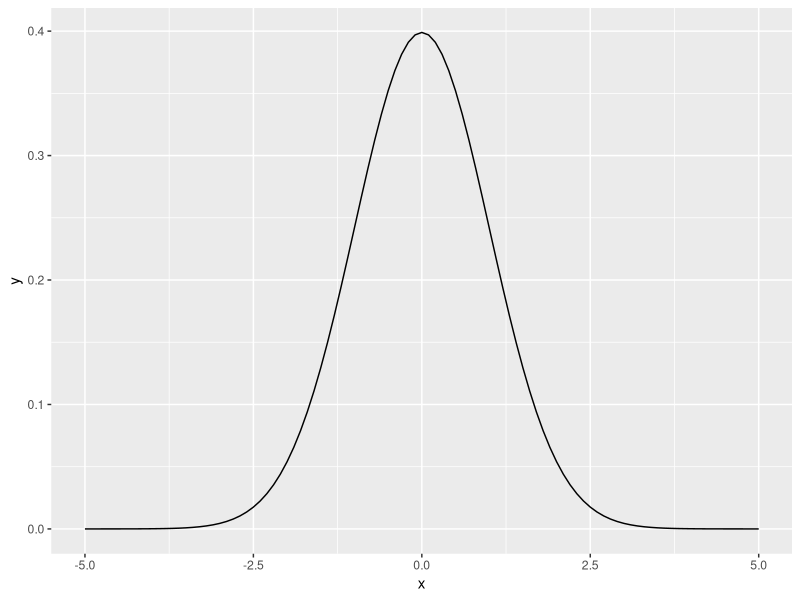
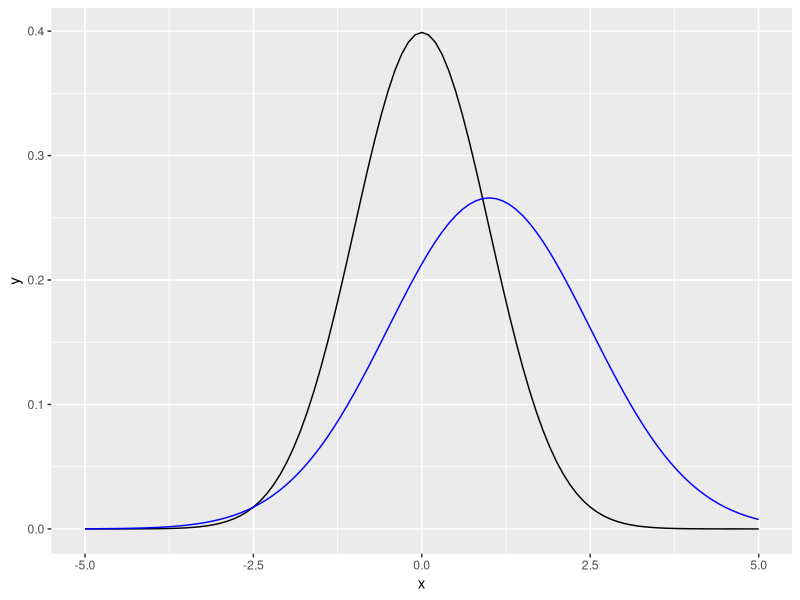
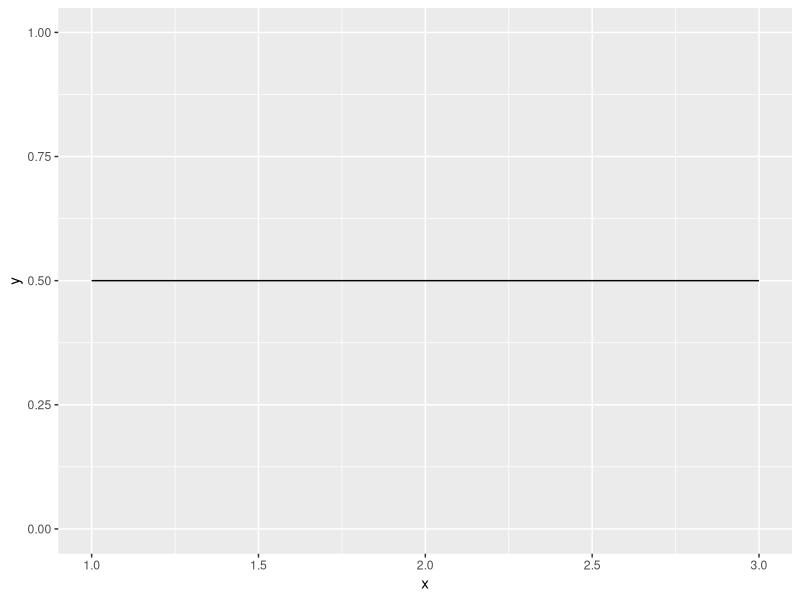

R code for these plots, in order: (Note: this script raises an error after producing the figures.)
## ---- chunk 1
x <- seq(-5, 5, length = 101)
y <- dnorm(x, mean = 0, sd = 1)
df <- data.frame(x, y)

library(ggplot2)
( p <- ggplot(df, mapping = aes(x = x, y = y)) +
         geom_line() )
## ---- chunk 2
pnorm(q = 84, mean = 72, sd = 15.2, 
      lower.tail = FALSE)
## ---- chunk 3
y <- dnorm(x, mean = 1, sd = 1.5)
df2 <- data.frame(x, y)
p + geom_line(data = df2, 
              mapping = aes(x = x, y = y), color = "blue")
## ---- chunk 4
runif(n = 10, min = 1, max = 3)
## ---- chunk 5
x <- seq(1, 3, length = 101)
y <- dunif(x, min = 1, max = 3)
df <- data.frame(x, y)
ggplot(data = df, mapping = aes(x = x, y = y)) +
  geom_line() +
  scale_y_continuous(limits = c(0, 1))
## ---- chunk 6
rpois(n = 100, lambda = 1.7)
## ---- chunk 7
lambda <- rgamma(n = 100, shape = 3.5, scale = .5)
rpois(n = 100, lambda = lambda)
## ---- chunk 8
d <- data.frame(toss = c("w", "l", "w", "w", "w", "l", "w", "l", "w"))
## ---- chunk 9
( d <- d |> 
 dplyr::mutate(n_trials  = 1:9,
               n_success = cumsum(toss == "w")) )
## ---- chunk 10
sequence_length <- 50   # how many points to calculate probability for

d |> 
  tidyr::expand(n_trials, 
         p_water = seq(from = 0, to = 1, length.out = sequence_length)) |> 
  dplyr::left_join(d, by = "n_trials") |>
  dplyr::group_by(p_water) |> 
  # lag is the *previous* value
  dplyr::mutate(lagged_n_success = dplyr::lag(n_success, k = 1), 
                lagged_n_trials  = dplyr::lag(n_trials,  k = 1)) |> 
  # if first time, flat prior. 
  # otherwise use previous posterior as new prior.
  dplyr::ungroup() |> 
  dplyr::mutate(prior = ifelse(n_trials == 1, 
                               .5,
                               dbinom(x = lagged_n_success, 
                               size = lagged_n_trials, 
                               prob = p_water)),
         strip = stringr::str_c("n = ", n_trials), # which draw is it?
         likelihood = dbinom(x = n_success, 
                             size = n_trials, 
                             prob = p_water)) |> # calculate likelihood for current draw
  # normalize the prior and the likelihood, making them probabilities 
  dplyr::group_by(n_trials) |> 
  dplyr::mutate(prior = prior / sum(prior),
         likelihood = likelihood / sum(likelihood)) |>   
  ggplot(mapping = aes(x = p_water)) +
  geom_line(mapping = aes(y = prior), linetype = 2) +
  geom_line(mapping = aes(y = likelihood)) +
  scale_x_continuous("proportion water", breaks = c(0, .5, 1)) +
  scale_y_continuous("probability", breaks = NULL) +
  facet_wrap(~strip, scales = "free_y") +
  theme_minimal()
## ---- chunk 11
M <- 100000
priorNF <- sample(21:250, size = M, replace = TRUE)
head(priorNF)
## ---- chunk 12
head(table(priorNF))
tail(table(priorNF))
## ---- chunk 13
ggplot(data = as.data.frame(priorNF), 
       mapping = aes(priorNF)) +
  geom_histogram(binwidth = 10, boundary = 20, 
                 color = "white", fill = "salmon") +
  xlab("Number of Fish in the Lake") +
  ggtitle(label = "Prior distribution on the number of fish in the lake") +
  theme_minimal()
